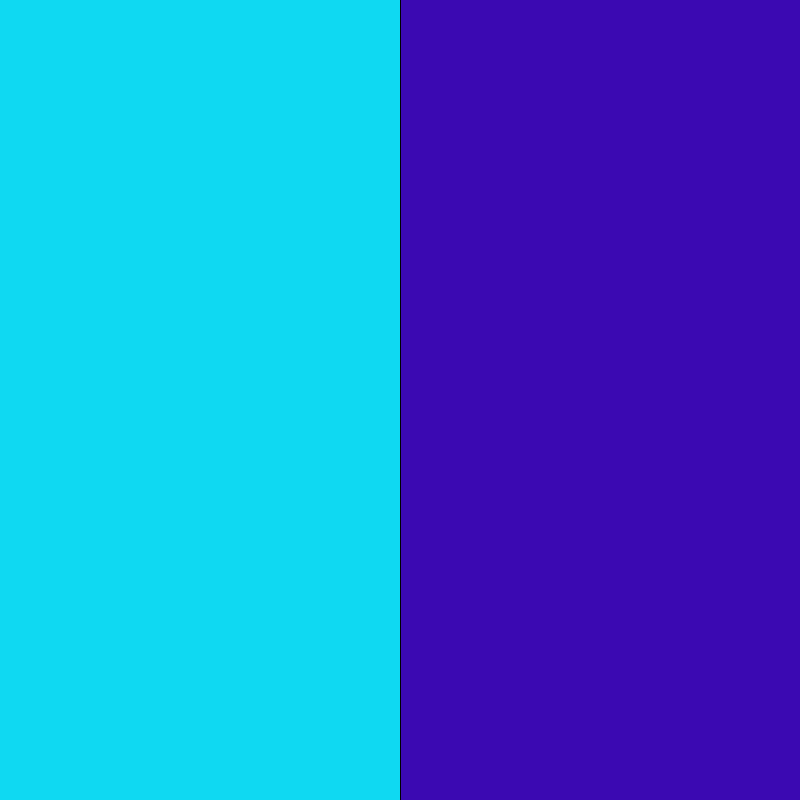
Frame 1 (no input)
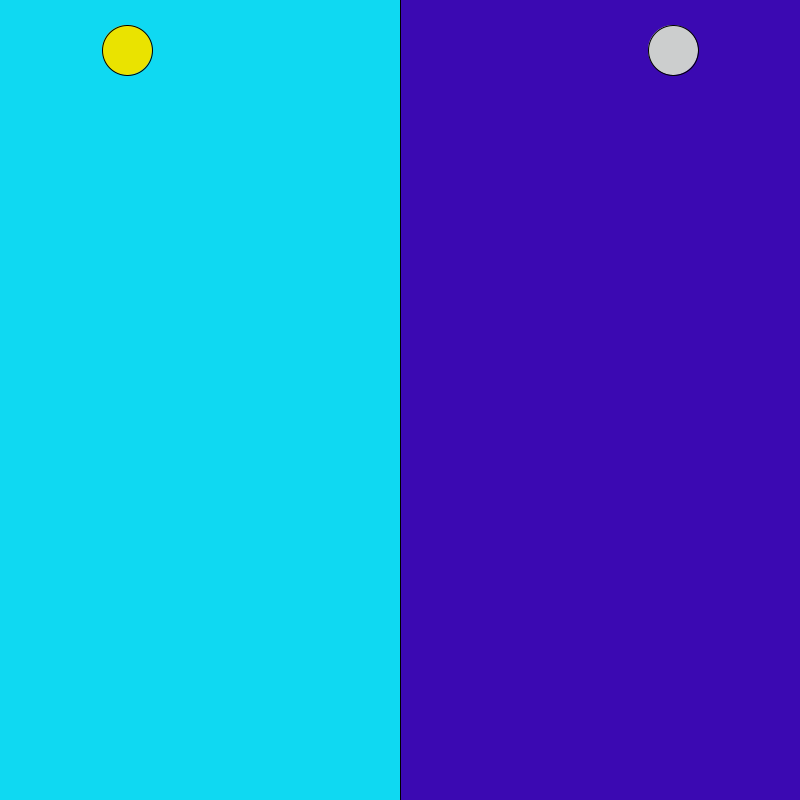
Frame 60 (the mouse pressed at the canvas centre just before this capture)
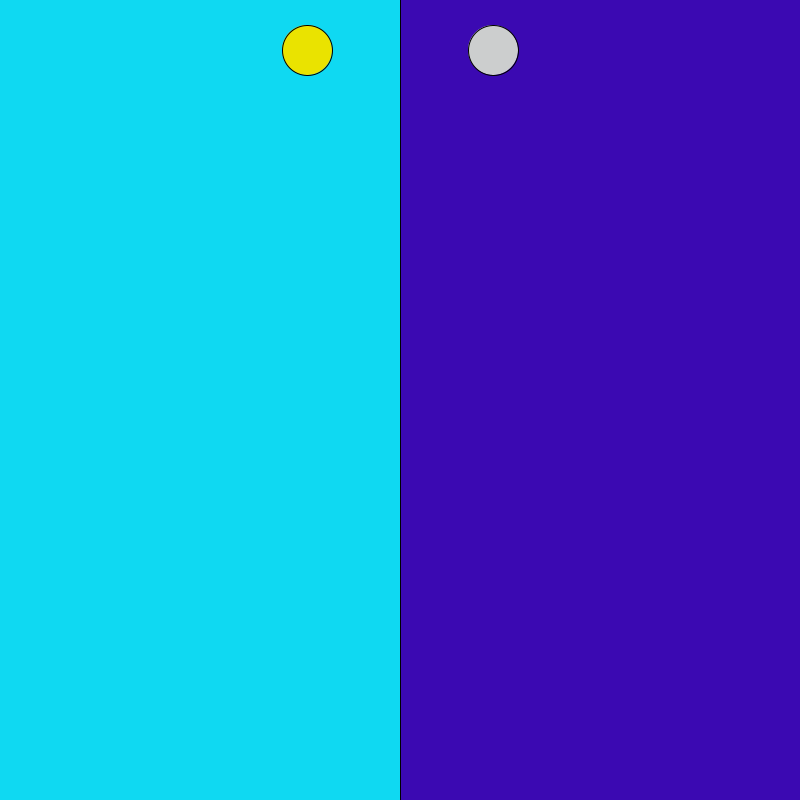
Frame 120 (the mouse held since frame 60 and released just before this capture)

The Processing sketch that drew these frames (run headless with seeded random() and noise(); from frame 60 on, the mouse is pressed at the canvas centre):

// Processing sketch: Midterm
// ── Midterm.pde
//Solar Eclipse: Raining Stars by Quincy Lewis
//control Sun and Moon with collision detection(may change)
//Sun and Moon explodes into Gradient.
//Create a gradient once the Solar Eclipse happens
//Create a timer for the Solar Eclipse(may change)
//Create Star Objects for interaction (mouseclick for star to explode)

//Maybe draw the solar eclipse without the sun and moon separate?
SolarEclispe System;
Star[] stars =  new Star[50];

/*float x = -50;
float y = 50;*/
color b1, b2, c1, c2;
int Y_AXIS = 1;
int X_AXIS = 2;

void setup(){
  size(800,800);
  rectMode(CENTER);
  ellipseMode(CENTER);
  b1 = color(255);
  b2 = color(0);
  c1 = color(204, 102, 0);
  c2 = color(0, 102, 153);
  System = new SolarEclispe(); 
}

void draw(){
  background(15, 217, 242);
  fill(59,9,178);
  rect(800, 0, width, height *2);//Moon's Side
  
  System.Sun();
  System.Moon();
  //System.Gradient(0, 0, width/2, height, b1, b2, X_AXIS);
  //System.Gradient(width/2, 0, width/2, height, b2, b1, X_AXIS);
  //System.Gradient(50, 90, 540, 80, c1, c2, Y_AXIS);
  //System.Gradient(50, 190, 540, 80, c2, c1, X_AXIS);
  
}

void mousePressed(){
  
}

class SolarEclispe{
  float xposSun, yposSun, xposMoon, yposMoon;
  int r, g, b;
  int dim; 
  int Y_AXIS = 1;
  int X_AXIS = 2;
  
  
  SolarEclispe(){
    xposSun = -50;
    yposSun = 50;
    xposMoon = 850;
    yposMoon = 50;
    r = 0;
    g = 0;
    b = 0;
  }
  
  void Sun(){
    fill(234, 227, 0);
    ellipse(xposSun, yposSun, 50, 50);
    xposSun+=3;
    println("Sun: x = " + xposSun);
    if (xposSun > width + 50){
      xposSun = -50;
    }
  }

  void Moon(){
    fill(204, 206, 206);
    ellipse(xposMoon, yposMoon, 50, 50);
    xposMoon-=3;
    println("Moon: x = " + xposMoon);
    if (xposMoon < -50){
      xposMoon = width + 50;
    }
  }
  
  
  void Gradient(int x, int y, float w, float h, color c1, color c2, int axis){
    if (axis == Y_AXIS) {  // Top to bottom gradient
      for (int i = y; i <= y+h; i++) {
        float inter = map(i, y, y+h, 0, 1);
        color c = lerpColor(c1, c2, inter);
        stroke(c);
        line(x, i, x+w, i);
      }
    }  
    else if (axis == X_AXIS) {  // Left to right gradient
      for (int i = x; i <= x+w; i++) {
        float inter = map(i, x, x+w, 0, 1);
        color c = lerpColor(c1, c2, inter);
        stroke(c);
        line(i, y, i, y+h);
      }
    }
  }
  
  void Collision(){
    
  }
}

// ── Moon_Background.pde
int x = 0;
int speed = 1;

void Midermsetup() {
  size(500,500);
  smooth();
}

void Midermdraw() {
  background(59,9,178);
  
    
  noStroke();
  fill(49,152,15);
  ellipse(0, 250,100,250);
  ellipse(100, 250, 200, 200);
  ellipse(200, 250, 150,180);
  ellipse(300, 250, 220, 180);
  ellipse(400, 250, 200, 180);
  ellipse(500, 250, 200, 220);
  rect(0, 250, 500, 500);
  noFill();
  stroke(200,420,200,40); 

  
  x = x + speed;

  
  if ((x > width) || (x <= 0)) {
   
    speed = speed * -1;
  }

 
  noStroke();
  fill(183,245,239);
  ellipse(x,32,32,32);
  
   noStroke();
   fill(255,0,0,127);
   rectMode(255);
  
  
  ellipse(mouseX,mouseY,25,25);   
}

void midermmousePressed() { 
background(0);
  fill(54,234,0);
  ellipse(0, 250,100,250);
  ellipse(100, 250, 200, 200);
  ellipse(200, 250, 150,180);
  ellipse(300, 250, 220, 180);
  ellipse(400, 250, 200, 180);
  ellipse(500, 250, 200, 220);
  rect(0, 234, 229, 200);

  stroke(200,420,200,40); 
}

// ── Star.pde
class Star{
  int x, y;
  int diameter; //fixed diameter
  int r, g, b;
  
  Star(){
    //constructor here
  }
  
  void display(){
    //star objects here
  }
  
  void fall(){
    //star objects fall from top to bottom
  }
}
